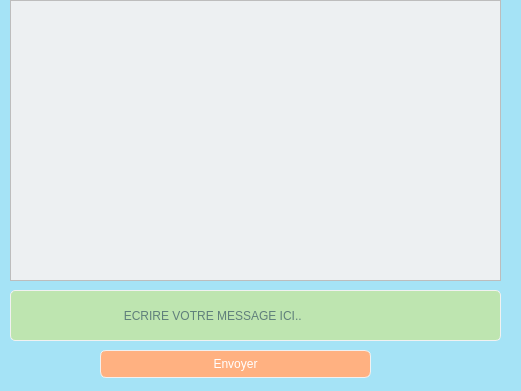
<?xml version="1.0" encoding="UTF-8"?>
<ui version="4.0">
 <class>chat2</class>
 <widget class="QDialog" name="chat2">
  <property name="geometry">
   <rect>
    <x>0</x>
    <y>0</y>
    <width>521</width>
    <height>391</height>
   </rect>
  </property>
  <property name="windowTitle">
   <string>Dialog</string>
  </property>
  <property name="styleSheet">
   <string notr="true">QToolTip
{
     border: 1px solid black;
     background-color: #ffa02f;
     padding: 1px;
     border-radius: 3px;
     opacity: 100;
}

QWidget
{
    color: #021945;
    background-color: #a5e3f6;
}

QWidget:item:hover
{
    background-color: QLinearGradient( x1: 0, y1: 0, x2: 0, y2: 1, stop: 0 #ffa02f, stop: 1 #ca0619);
    color: #FFB181;
}

QWidget:item:selected
{
    background-color: QLinearGradient( x1: 0, y1: 0, x2: 0, y2: 1, stop: 0 #FFB181, stop: 1 #FFB181);
}

QMenuBar::item
{
    background: transparent;
}

QMenuBar::item:selected
{
    background: transparent;
    border: 1px solid #ffaa00;
}

QMenuBar::item:pressed
{
    background: #FFB181;
    border: 1px solid #000;
    background-color: QLinearGradient(
        x1:0, y1:0,
        x2:0, y2:1,
        stop:1 #212121,
        stop:0.4 #343434/*,
        stop:0.2 #343434,
        stop:0.1 #ffaa00*/
    );
    margin-bottom:-1px;
    padding-bottom:1px;
}

QMenu
{
    border: 1px solid #000;
}

QMenu::item
{
    padding: 2px 20px 2px 20px;
}

QMenu::item:selected
{
    color: #000000;
}

QWidget:disabled
{
    color: #404040;
    background-color: #a5e3f6;
}

QAbstractItemView
{
    background-color: QLinearGradient( x1: 0, y1: 0, x2: 0, y2: 1, stop: 0 #ccf3ff, stop: 0.1 #ccf3ff, stop: 1 #ccf3ff);
}

QWidget:focus
{
    /*border: 2px solid QLinearGradient( x1: 0, y1: 0, x2: 0, y2: 1, stop: 0 #ffa02f, stop: 1 #d7801a);*/
}

QLineEdit
{
    background-color: QLinearGradient( x1: 0, y1: 0, x2: 0, y2: 1, stop: 0 #BEE5B0, stop: 0 #BEE5B0, stop: 1 #BEE5B0);
    padding: 1px;
    border-style: solid;
    border: 1px solid #f1f1f1;
    border-radius: 5;
}

QPushButton
{
    color: #ffffff;
    background-color: QLinearGradient( x1: 0, y1: 0, x2: 0, y2: 1, stop: 0 #FFB181, stop: 0.1 #FFB181, stop: 0.5 #FFB181, stop: 0.9 #FFB181, stop: 1 #FFB181);
    border-width: 1px;
    border-color: #f1f1f1;
    border-style: solid;
    border-radius: 6;
    padding: 3px;
    font-size: 12px;
    padding-left: 5px;
    padding-right: 5px;
}

QPushButton:pressed
{
    background-color: QLinearGradient( x1: 0, y1: 0, x2: 0, y2: 1, stop: 0 #FFB181, stop: 0.1 #FFB181, stop: 0.5 #FFB181, stop: 0.9 #FFB181, stop: 1 #FFB181);
}

QComboBox
{
    selection-background-color: #BEE5B0;
    background-color: QLinearGradient( x1: 0, y1: 0, x2: 0, y2: 1, stop: 0 #BEE5B0, stop: 0.1 #BEE5B0, stop: 0.5 #BEE5B0, stop: 0.9 #BEE5B0, stop: 1 #BEE5B0);
    border-style: solid;
    border: 1px solid #f1f1f1;
    border-radius: 5;
}

QComboBox:hover,QPushButton:hover
{
    border: 2px solid QLinearGradient( x1: 0, y1: 0, x2: 0, y2: 1, stop: 0 #f1f1f1, stop: 1 #f1f1f1);
}


QComboBox:on
{
    padding-top: 3px;
    padding-left: 4px;
    background-color: QLinearGradient( x1: 0, y1: 0, x2: 0, y2: 1, stop: 0 #BEE5B0, stop: 0.1 #BEE5B0, stop: 0.5 #BEE5B0, stop: 0.9 #BEE5B0, stop: 1 #BEE5B0);
    selection-background-color: #BEE5B0;
}

QComboBox QAbstractItemView
{
    border: 2px solid #BEE5B0;
    selection-background-color: QLinearGradient( x1: 0, y1: 0, x2: 0, y2: 1, stop: 0 #FFB181, stop: 1 #FFB181);
}

QComboBox::drop-down
{
     subcontrol-origin: padding;
     subcontrol-position: top right;
     width: 15px;

     border-left-width: 0px;
     border-left-color: #BEE5B0;
     border-left-style: solid; /* just a single line */
     border-top-right-radius: 3px; /* same radius as the QComboBox */
     border-bottom-right-radius: 3px;
 }

QComboBox::down-arrow
{
     image: url(:/down_arrow.png);
}

QGroupBox:focus
{
border: 2px solid QLinearGradient( x1: 0, y1: 0, x2: 0, y2: 1, stop: 0 #ffa02f, stop: 1 #d7801a);
}

QTextEdit:focus
{
    border: 2px solid QLinearGradient( x1: 0, y1: 0, x2: 0, y2: 1, stop: 0 #ffa02f, stop: 1 #d7801a);
}

QScrollBar:horizontal {
     border: 1px solid #222222;
     background: QLinearGradient( x1: 0, y1: 0, x2: 0, y2: 1, stop: 0.0 #FFB181, stop: 0.2 #FFB181, stop: 1 #FFB181);
     height: 7px;
     margin: 0px 16px 0 16px;
}

QScrollBar::handle:horizontal
{
      background: QLinearGradient( x1: 0, y1: 0, x2: 1, y2: 0, stop: 0 #FFB181, stop: 0.5 #FFB181, stop: 1 #FFB181);
      min-height: 20px;
      border-radius: 2px;
}

QScrollBar::add-line:horizontal {
      border: 1px solid #1b1b19;
      border-radius: 2px;
      background: QLinearGradient( x1: 0, y1: 0, x2: 1, y2: 0, stop: 0 #FFB181, stop: 1 #FFB181);
      width: 14px;
      subcontrol-position: right;
      subcontrol-origin: margin;
}

QScrollBar::sub-line:horizontal {
      border: 1px solid #1b1b19;
      border-radius: 2px;
      background: QLinearGradient( x1: 0, y1: 0, x2: 1, y2: 0, stop: 0 #ffa02f, stop: 1 #d7801a);
      width: 14px;
     subcontrol-position: left;
     subcontrol-origin: margin;
}

QScrollBar::right-arrow:horizontal, QScrollBar::left-arrow:horizontal
{
      border: 1px solid black;
      width: 1px;
      height: 1px;
      background: white;
}

QScrollBar::add-page:horizontal, QScrollBar::sub-page:horizontal
{
      background: none;
}

QScrollBar:vertical
{
      background: QLinearGradient( x1: 0, y1: 0, x2: 1, y2: 0, stop: 0.0 #FFB181, stop: 0.2 #282828, stop: 1 #484848);
      width: 7px;
      margin: 16px 0 16px 0;
      border: 1px solid #222222;
}

QScrollBar::handle:vertical
{
      background: QLinearGradient( x1: 0, y1: 0, x2: 0, y2: 1, stop: 0 #FFB181, stop: 0.5 #d7801a, stop: 1 #FFB181);
      min-height: 20px;
      border-radius: 2px;
}

QScrollBar::add-line:vertical
{
      border: 1px solid #1b1b19;
      border-radius: 2px;
      background: QLinearGradient( x1: 0, y1: 0, x2: 0, y2: 1, stop: 0 #FFB181, stop: 1 #FFB181);
      height: 14px;
      subcontrol-position: bottom;
      subcontrol-origin: margin;
}

QScrollBar::sub-line:vertical
{
      border: 1px solid #1b1b19;
      border-radius: 2px;
      background: QLinearGradient( x1: 0, y1: 0, x2: 0, y2: 1, stop: 0 #FFB181, stop: 1 #FFB181);
      height: 14px;
      subcontrol-position: top;
      subcontrol-origin: margin;
}

QScrollBar::up-arrow:vertical, QScrollBar::down-arrow:vertical
{
      border: 1px solid black;
      width: 1px;
      height: 1px;
      background: white;
}


QScrollBar::add-page:vertical, QScrollBar::sub-page:vertical
{
      background: none;
}

QTextEdit
{
    background-color: #F1F1F1F1;
}

QPlainTextEdit
{
    background-color: #F1F1F1F1;
}

QHeaderView::section
{
    background-color: QLinearGradient(x1:0, y1:0, x2:0, y2:1, stop:0 #BEE5B0, stop: 0.5 #BEE5B0, stop: 0.6 #BEE5B0, stop:1 #BEE5B0);
    color: white;
    padding-left: 4px;
    border: 1px solid #f1f1f1;
}

QCheckBox:disabled
{
color: #414141;
}

QDockWidget::title
{
    text-align: center;
    spacing: 3px; /* spacing between items in the tool bar */
    background-color: QLinearGradient(x1:0, y1:0, x2:0, y2:1, stop:0 #a5e3f6, stop: 0.5 #F1F1F1F1, stop:1 #a5e3f6);
}

QDockWidget::close-button, QDockWidget::float-button
{
    text-align: center;
    spacing: 1px; /* spacing between items in the tool bar */
    background-color: QLinearGradient(x1:0, y1:0, x2:0, y2:1, stop:0 #a5e3f6, stop: 0.5 #F1F1F1F1, stop:1 #a5e3f6);
}

QDockWidget::close-button:hover, QDockWidget::float-button:hover
{
    background: #F1F1F1F1;
}

QDockWidget::close-button:pressed, QDockWidget::float-button:pressed
{
    padding: 1px -1px -1px 1px;
}

QMainWindow::separator
{
    background-color: QLinearGradient(x1:0, y1:0, x2:0, y2:1, stop:0 #161616, stop: 0.5 #151515, stop: 0.6 #212121, stop:1 #343434);
    color: white;
    padding-left: 4px;
    border: 1px solid #4c4c4c;
    spacing: 3px; /* spacing between items in the tool bar */
}

QMainWindow::separator:hover
{

    background-color: QLinearGradient(x1:0, y1:0, x2:0, y2:1, stop:0 #d7801a, stop:0.5 #b56c17 stop:1 #ffa02f);
    color: white;
    padding-left: 4px;
    border: 1px solid #6c6c6c;
    spacing: 3px; /* spacing between items in the tool bar */
}

QToolBar::handle
{
     spacing: 3px; /* spacing between items in the tool bar */
     background: url(:/images/handle.png);
}

QMenu::separator
{
    height: 2px;
    background-color: QLinearGradient(x1:0, y1:0, x2:0, y2:1, stop:0 #161616, stop: 0.5 #151515, stop: 0.6 #212121, stop:1 #343434);
    color: white;
    padding-left: 4px;
    margin-left: 10px;
    margin-right: 5px;
}

QProgressBar
{
    border: 2px solid grey;
    border-radius: 5px;
    text-align: center;
}

QProgressBar::chunk
{
    background-color: #FFB181;
    width: 2.15px;
    margin: 0.5px;
}

QTabBar::tab {
    color: #FFB181;
    border: 1px solid #444;
    border-bottom-style: none;
    background-color: #a5e3f6;
    padding-left: 10px;
    padding-right: 10px;
    padding-top: 3px;
    padding-bottom: 2px;
    margin-right: -1px;
}

QTabWidget::pane {
    border: 1px solid #444;
    top: 1px;
}

QTabBar::tab:last
{
    margin-right: 0; /* the last selected tab has nothing to overlap with on the right */
    border-top-right-radius: 3px;
}

QTabBar::tab:first:!selected
{
 margin-left: 0px; /* the last selected tab has nothing to overlap with on the right */


    border-top-left-radius: 3px;
}

QTabBar::tab:!selected
{
    color: #ffffff;
    border-bottom-style: solid;
    margin-top: 3px;
    background-color: QLinearGradient(x1:0, y1:0, x2:0, y2:1, stop:1 #212121, stop:.4 #343434);
}

QTabBar::tab:selected
{
    border-top-left-radius: 3px;
    border-top-right-radius: 3px;
    margin-bottom: 0px;
}

QTabBar::tab:!selected:hover
{
    /*border-top: 2px solid #ffaa00;
    padding-bottom: 3px;*/
    border-top-left-radius: 3px;
    border-top-right-radius: 3px;
    background-color: QLinearGradient(x1:0, y1:0, x2:0, y2:1, stop:1 #212121, stop:0.4 #343434, stop:0.2 #343434, stop:0.1 #ffaa00);
}

QRadioButton::indicator:checked, QRadioButton::indicator:unchecked{
    color: #ffffff;
    background-color: #a5e3f6;
    border: 1px solid #ffffff;
    border-radius: 6px;
}

QRadioButton::indicator:checked
{
    background-color: qradialgradient(
        cx: 0.5, cy: 0.5,
        fx: 0.5, fy: 0.5,
        radius: 1.0,
        stop: 0.25 #ffaa00,
        stop: 0.3 #a5e3f6
    );
}

QCheckBox::indicator{
    color: #ffffff;
    background-color: #a5e3f6;
    border: 1px solid #ffffff;
    width: 9px;
    height: 9px;
}

QRadioButton::indicator
{
    border-radius: 6px;
}

QRadioButton::indicator:hover, QCheckBox::indicator:hover
{
    border: 1px solid #ffaa00;
}

QCheckBox::indicator:checked
{
    image:url(:/images/checkbox.png);
}

QCheckBox::indicator:disabled, QRadioButton::indicator:disabled
{
    border: 1px solid #444;}

</string>
  </property>
  <widget class="QPlainTextEdit" name="plainTextEdit">
   <property name="geometry">
    <rect>
     <x>10</x>
     <y>0</y>
     <width>491</width>
     <height>281</height>
    </rect>
   </property>
  </widget>
  <widget class="QPushButton" name="pushButton">
   <property name="geometry">
    <rect>
     <x>100</x>
     <y>350</y>
     <width>271</width>
     <height>28</height>
    </rect>
   </property>
   <property name="styleSheet">
    <string notr="true"/>
   </property>
   <property name="text">
    <string>Envoyer</string>
   </property>
  </widget>
  <widget class="QLineEdit" name="lineEdit">
   <property name="geometry">
    <rect>
     <x>10</x>
     <y>290</y>
     <width>491</width>
     <height>51</height>
    </rect>
   </property>
   <property name="placeholderText">
    <string>                                 ECRIRE VOTRE MESSAGE ICI..</string>
   </property>
  </widget>
 </widget>
 <resources/>
 <connections/>
</ui>
